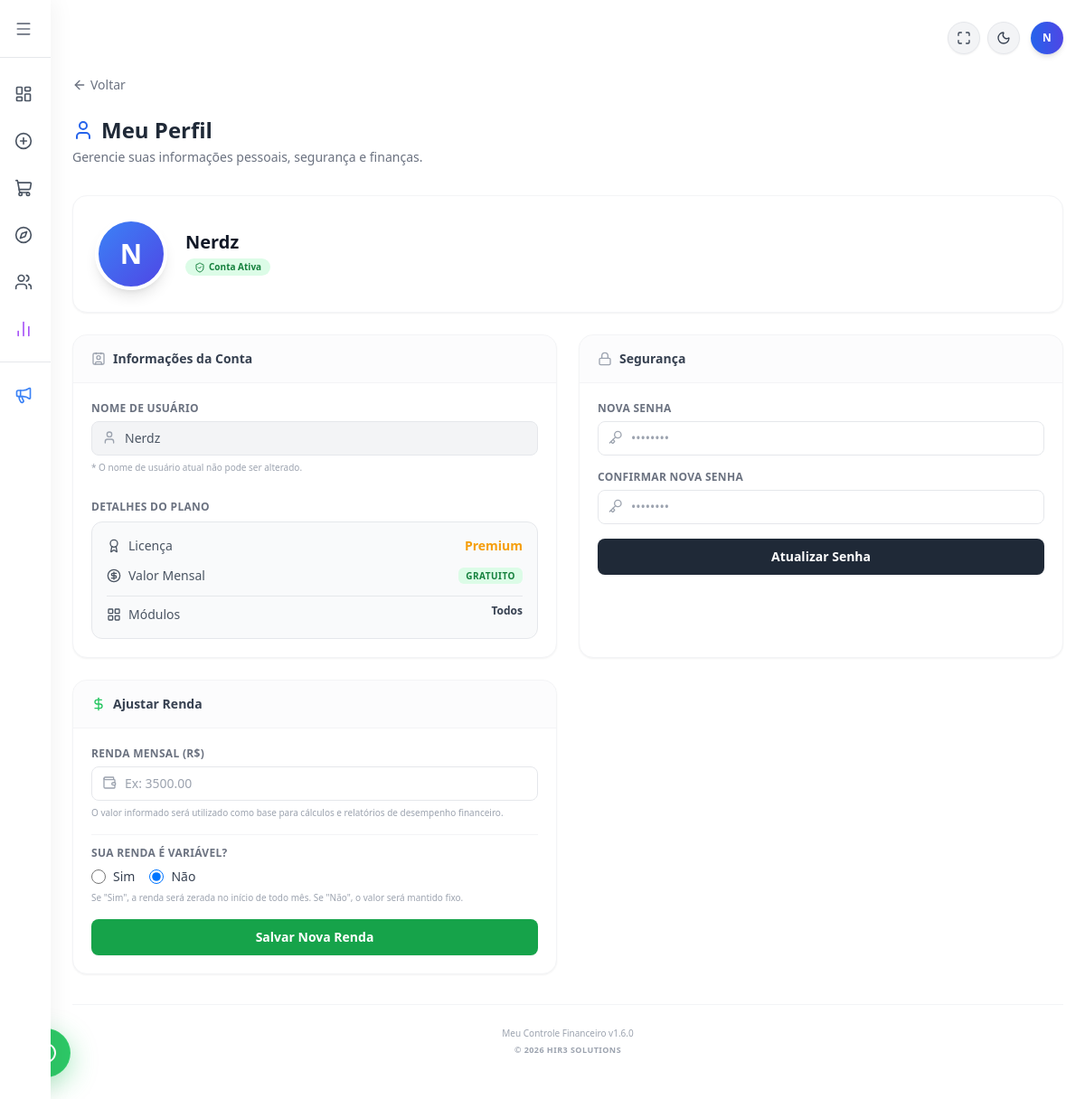
Screenshot of /perfil (signed in) with the database file from the repository.
### tables this page shows
CREATE TABLE usuarios (
            id INTEGER PRIMARY KEY AUTOINCREMENT,
            usuario TEXT UNIQUE NOT NULL,
            senha TEXT NOT NULL
        , renda REAL DEFAULT 0.00, licenca TEXT DEFAULT 'Ativa', valor_licencas REAL DEFAULT 0.00, telefone TEXT, is_admin INTEGER DEFAULT 0, renda_variavel TEXT DEFAULT 'nao', ultimo_mes_acesso TEXT DEFAULT '');

### flask_app.py (the view)
@app.route('/perfil', methods=['GET', 'POST'])
def perfil():
    if 'logado' not in session: return redirect(url_for('login'))
    user_id = session['user_id']
    conexao = sqlite3.connect('financas.db')
    conexao.row_factory = sqlite3.Row # Adicionado para pegarmos os dados pelo nome da coluna
    cursor = conexao.cursor()
    if request.method == 'POST':
        novo_nome = request.form.get('nome')
        if novo_nome:
            cursor.execute("UPDATE usuarios SET usuario = ? WHERE id = ?", (novo_nome, user_id))
            conexao.commit()
            session['nome'] = novo_nome
    try:
        cursor.execute("SELECT usuario, licenca, valor_licencas, modulos_liberados FROM usuarios WHERE id = ?", (user_id,))
        usuario_data = cursor.fetchone()
    except sqlite3.OperationalError:
        cursor.execute("SELECT usuario, licenca FROM usuarios WHERE id = ?", (user_id,))
        row = cursor.fetchone()
        if row:
            usuario_data = {'usuario': row['usuario'], 'licenca': row['licenca'], 'valor_licencas': 0.0, 'modulos_liberados': 'Todos'}
        else:
            usuario_data = None
    conexao.close()
    if usuario_data:
        nome_usuario = usuario_data['usuario']
        licenca_usuario = usuario_data['licenca']
        valor_licenca = usuario_data['valor_licencas']
        modulos_liberados = usuario_data['modulos_liberados']
    else:
        nome_usuario = session.get('usuario', '')
        licenca_usuario = 'Básica'
        valor_licenca = 0.0
        modulos_liberados = 'Todos'
    return render_template('perfil.html',
                           nome_usuario=nome_usuario,
                           licenca_usuario=licenca_usuario,
                           valor_licenca=valor_licenca,
                           modulos_liberados=modulos_liberados)

### flask_app.py (called while the page is built)
@app.context_processor
def inject_global_vars():
    versao = "1.6.0"
    data_formatada = datetime.now().strftime('%B %Y').capitalize()
    return dict(
        versao_atual=versao,
        data_atual=data_formatada
    )

### templates/perfil.html (shortened to what this page needs)
{% extends "base.html" %}
{% block content %}
    <a href="javascript:history.back()" class="flex items-center gap-1 text-gray-500 hover:text-blue-600 dark:text-gray-400 dark:hover:text-blue-400 mb-6 transition-colors text-sm font-medium w-fit">
        <i data-lucide="arrow-left" class="w-4 h-4"></i>
        <span>Voltar</span>
    </a>
    <div class="mb-8">
        <h2 class="text-2xl font-black text-gray-800 dark:text-white flex items-center gap-2">
            <i data-lucide="user" class="w-6 h-6 text-blue-600 dark:text-blue-400"></i> Meu Perfil
        </h2>
        <p class="text-sm text-gray-500 dark:text-gray-400 mt-1">Gerencie suas informações pessoais, segurança e finanças.</p>
    </div>
    <div class="bg-white dark:bg-gray-800 rounded-2xl p-6 shadow-sm border border-gray-100 dark:border-gray-700 mb-6 flex items-center gap-5">
        <div class="relative group cursor-pointer">
            <label for="input-foto" class="cursor-pointer block relative">
                {% if foto_perfil %}
                    <div class="w-20 h-20 rounded-full bg-gray-200 shadow-lg border-4 border-white dark:border-gray-900 overflow-hidden relative">
                        <img src="{{ foto_perfil }}" alt="Foto de Perfil" class="w-full h-full object-cover">
                    </div>
                {% else %}
                    <div class="w-20 h-20 bg-gradient-to-br from-blue-500 to-indigo-600 rounded-full flex items-center justify-center text-white text-3xl font-black shadow-lg border-4 border-white dark:border-gray-900">
                        {{ nome_usuario[:1].upper() if nome_usuario else 'U' }}
                    </div>
                {% endif %}
            </label>
        </div>
        <div>
            <h3 class="text-xl font-bold text-gray-900 dark:text-white">{{ nome_usuario }}</h3>
            <span class="inline-flex items-center gap-1 mt-1 px-2.5 py-0.5 rounded-full text-[10px] font-bold bg-green-100 text-green-700 dark:bg-green-900/40 dark:text-green-400">
                <i data-lucide="shield-check" class="w-3 h-3"></i> Conta Ativa
            </span>
        </div>
    </div>
    <div class="grid grid-cols-1 md:grid-cols-2 gap-6">
        <div class="bg-white dark:bg-gray-800 rounded-2xl shadow-sm border border-gray-100 dark:border-gray-700 overflow-hidden">
            <div class="px-5 py-4 border-b border-gray-100 dark:border-gray-700 bg-gray-50/50 dark:bg-gray-900/50">
                <h4 class="text-sm font-bold text-gray-700 dark:text-gray-200 flex items-center gap-2">
                    <i data-lucide="contact" class="w-4 h-4 text-gray-400"></i> Informações da Conta
                </h4>
            </div>
            <div class="p-5">
                <form action="#" method="POST" class="space-y-5">
                    <div>
                        <label class="block text-xs font-bold text-gray-500 dark:text-gray-400 uppercase tracking-wide mb-1.5">Nome de Usuário</label>
                        <div class="relative">
                            <i data-lucide="user" class="absolute left-3 top-2.5 w-4 h-4 text-gray-400"></i>
                            <input type="text" name="nome" value="{{ nome_usuario }}" readonly
                                   class="w-full pl-9 pr-3 py-2 bg-gray-100 dark:bg-gray-900 border border-gray-200 dark:border-gray-700 rounded-lg text-sm font-medium text-gray-600 dark:text-gray-400 cursor-not-allowed focus:ring-0">
                        </div>
                        <p class="text-[10px] text-gray-400 mt-1.5">* O nome de usuário atual não pode ser alterado.</p>
                    </div>
                    <div class="pt-2">
                        <label class="block text-xs font-bold text-gray-500 dark:text-gray-400 uppercase tracking-wide mb-2">Detalhes do Plano</label>
                        <div class="bg-gray-50 dark:bg-gray-900/50 rounded-xl p-4 border border-gray-200 dark:border-gray-700 space-y-3">
                            <div class="flex justify-between items-center">
                                <span class="text-sm font-medium text-gray-600 dark:text-gray-400 flex items-center gap-2">
                                    <i data-lucide="award" class="w-4 h-4"></i> Licença
                                </span>
                                <span class="text-sm font-bold {% if licenca_usuario == 'Premium' %}text-amber-500{% else %}text-blue-600{% endif %}">
                                    {{ licenca_usuario | default('Básica') }}
                                </span>
                            </div>
                            <div class="flex justify-between items-center">
                                <span class="text-sm font-medium text-gray-600 dark:text-gray-400 flex items-center gap-2">
                                    <i data-lucide="circle-dollar-sign" class="w-4 h-4"></i> Valor Mensal
                                </span>
                                <span class="text-sm font-black text-gray-800 dark:text-gray-200">
                                    {% if valor_licenca and valor_licenca|float > 0 %}
                                        R$ {{ "%.2f"|format(valor_licenca|float) }}
                                    {% else %}
                                        <span class="px-2 py-0.5 rounded-md text-[10px] font-bold bg-green-100 text-green-700 dark:bg-green-900/40 dark:text-green-400 uppercase tracking-wider">Gratuito</span>
                                    {% endif %}
                                </span>
                            </div>
                            <div class="flex justify-between items-start pt-2 border-t border-gray-200 dark:border-gray-700/50">
                                <span class="text-sm font-medium text-gray-600 dark:text-gray-400 flex items-center gap-2 mt-0.5">
                                    <i data-lucide="layout-grid" class="w-4 h-4"></i> Módulos
                                </span>
                                <span class="text-xs font-bold text-gray-700 dark:text-gray-300 text-right max-w-[160px] leading-snug">
                                    {{ modulos_liberados | default('Básico') }}
                                </span>
                            </div>
                        </div>
                    </div>
                </form>
            </div>
        </div>
        <div class="bg-white dark:bg-gray-800 rounded-2xl shadow-sm border border-gray-100 dark:border-gray-700 overflow-hidden">
            <div class="px-5 py-4 border-b border-gray-100 dark:border-gray-700 bg-gray-50/50 dark:bg-gray-900/50">
                <h4 class="text-sm font-bold text-gray-700 dark:text-gray-200 flex items-center gap-2">
                    <i data-lucide="lock" class="w-4 h-4 text-gray-400"></i> Segurança
                </h4>
            </div>
            <div class="p-5">
                <form action="#" method="POST" class="space-y-4">
                    <div>
                        <label class="block text-xs font-bold text-gray-500 dark:text-gray-400 uppercase tracking-wide mb-1.5">Nova Senha</label>
                        <div class="relative">
                            <i data-lucide="key" class="absolute left-3 top-2.5 w-4 h-4 text-gray-400"></i>
                            <input type="password" name="nova_senha" placeholder="••••••••"
                                   class="w-full pl-9 pr-3 py-2 bg-white dark:bg-gray-900 border border-gray-200 dark:border-gray-700 rounded-lg text-sm font-medium focus:ring-2 focus:ring-blue-500 focus:border-transparent outline-none transition-all">
                        </div>
                    </div>
                    <div>
                        <label class="block text-xs font-bold text-gray-500 dark:text-gray-400 uppercase tracking-wide mb-1.5">Confirmar Nova Senha</label>
                        <div class="relative">
                            <i data-lucide="key" class="absolute left-3 top-2.5 w-4 h-4 text-gray-400"></i>
                            <input type="password" name="confirmar_senha" placeholder="••••••••"
                                   class="w-full pl-9 pr-3 py-2 bg-white dark:bg-gray-900 border border-gray-200 dark:border-gray-700 rounded-lg text-sm font-medium focus:ring-2 focus:ring-blue-500 focus:border-transparent outline-none transition-all">
                        </div>
                    </div>
                    <button type="button" onclick="alert('Funcionalidade de alteração de senha em desenvolvimento.')" class="w-full bg-gray-800 dark:bg-gray-100 text-white dark:text-gray-900 font-bold py-2.5 rounded-lg text-sm hover:bg-gray-900 dark:hover:bg-white transition-all shadow-sm mt-2">
                        Atualizar Senha
                    </button>
                </form>
            </div>
        </div>
        <div class="bg-white dark:bg-gray-800 rounded-2xl shadow-sm border border-gray-100 dark:border-gray-700 overflow-hidden">
            <div class="px-5 py-4 border-b border-gray-100 dark:border-gray-700 bg-gray-50/50 dark:bg-gray-900/50">
                <h4 class="text-sm font-bold text-gray-700 dark:text-gray-200 flex items-center gap-2">
                    <i data-lucide="dollar-sign" class="w-4 h-4 text-green-500"></i> Ajustar Renda
                </h4>
            </div>
            <div class="p-5">
                <form action="/renda" method="POST" class="space-y-4">
                    <div>
                        <label class="block text-xs font-bold text-gray-500 dark:text-gray-400 uppercase tracking-wide mb-1.5">Renda Mensal (R$)</label>
                        <div class="relative">
                            <i data-lucide="wallet" class="absolute left-3 top-2.5 w-4 h-4 text-gray-400"></i>
                            <input type="number" step="0.01" name="renda" placeholder="Ex: 3500.00" value="{{ renda_atual | default('') }}" required
                                   class="w-full pl-9 pr-3 py-2 bg-white dark:bg-gray-900 border border-gray-200 dark:border-gray-700 rounded-lg text-sm font-medium focus:ring-2 focus:ring-green-500 focus:border-transparent outline-none transition-all">
                        </div>
                        <p class="text-[10px] text-gray-400 mt-1.5">O valor informado será utilizado como base para cálculos e relatórios de desempenho financeiro.</p>
                    </div>
                    <div class="pt-3 border-t border-gray-100 dark:border-gray-700/50">
                        <label class="block text-xs font-bold text-gray-500 dark:text-gray-400 uppercase tracking-wide mb-2">Sua renda é variável?</label>
                        <div class="flex gap-4">
                            <label class="flex items-center gap-2 cursor-pointer group">
                                <input type="radio" name="renda_variavel" value="sim" {% if renda_variavel == 'sim' %}checked{% endif %}
                                       class="w-4 h-4 text-green-600 bg-gray-100 border-gray-300 focus:ring-green-500 dark:focus:ring-green-600 dark:ring-offset-gray-800 focus:ring-2 dark:bg-gray-700 dark:border-gray-600 transition-all">
                                <span class="text-sm font-medium text-gray-700 dark:text-gray-300 group-hover:text-green-600 dark:group-hover:text-green-400 transition-colors">Sim</span>
                            </label>
                            <label class="flex items-center gap-2 cursor-pointer group">
                                <input type="radio" name="renda_variavel" value="nao" {% if renda_variavel != 'sim' %}checked{% endif %}
                                       class="w-4 h-4 text-green-600 bg-gray-100 border-gray-300 focus:ring-green-500 dark:focus:ring-green-600 dark:ring-offset-gray-800 focus:ring-2 dark:bg-gray-700 dark:border-gray-600 transition-all">
                                <span class="text-sm font-medium text-gray-700 dark:text-gray-300 group-hover:text-green-600 dark:group-hover:text-green-400 transition-colors">Não</span>
                            </label>
                        </div>
                        <p class="text-[10px] text-gray-400 mt-1.5">Se "Sim", a renda será zerada no início de todo mês. Se "Não", o valor será mantido fixo.</p>
                    </div>
                    <button type="submit" class="w-full bg-green-600 hover:bg-green-700 text-white font-bold py-2.5 rounded-lg text-sm transition-all shadow-sm mt-2 flex justify-center items-center gap-2">
                        Salvar Nova Renda
                    </button>
                </form>
            </div>
        </div>
    </div>
{% endblock %}

### rows the page displays
usuarios: usuario "N", usuario "Nerdz", nome "Nerdz", licenca "Premium"

### other values shown
{{ session.get('usuario', 'U')[:1].upper() }} "N"
{{ modulos_liberados | default('Básico') }} "Todos"
{{ versao_atual }} "1.6.0"
